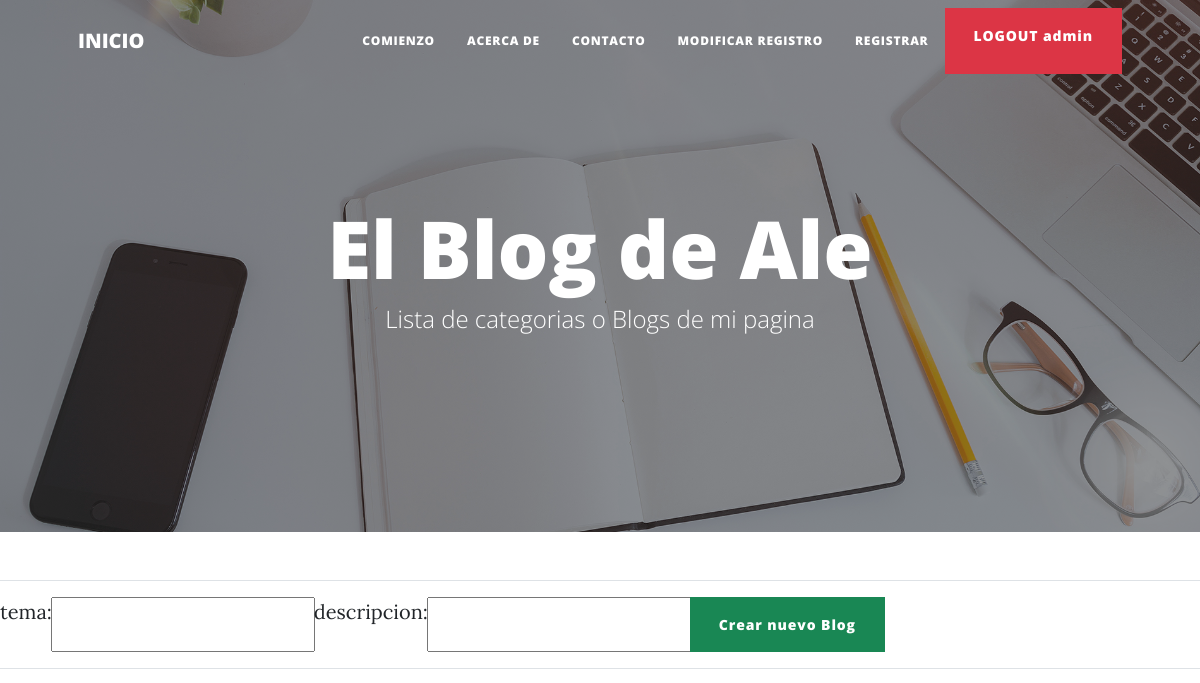
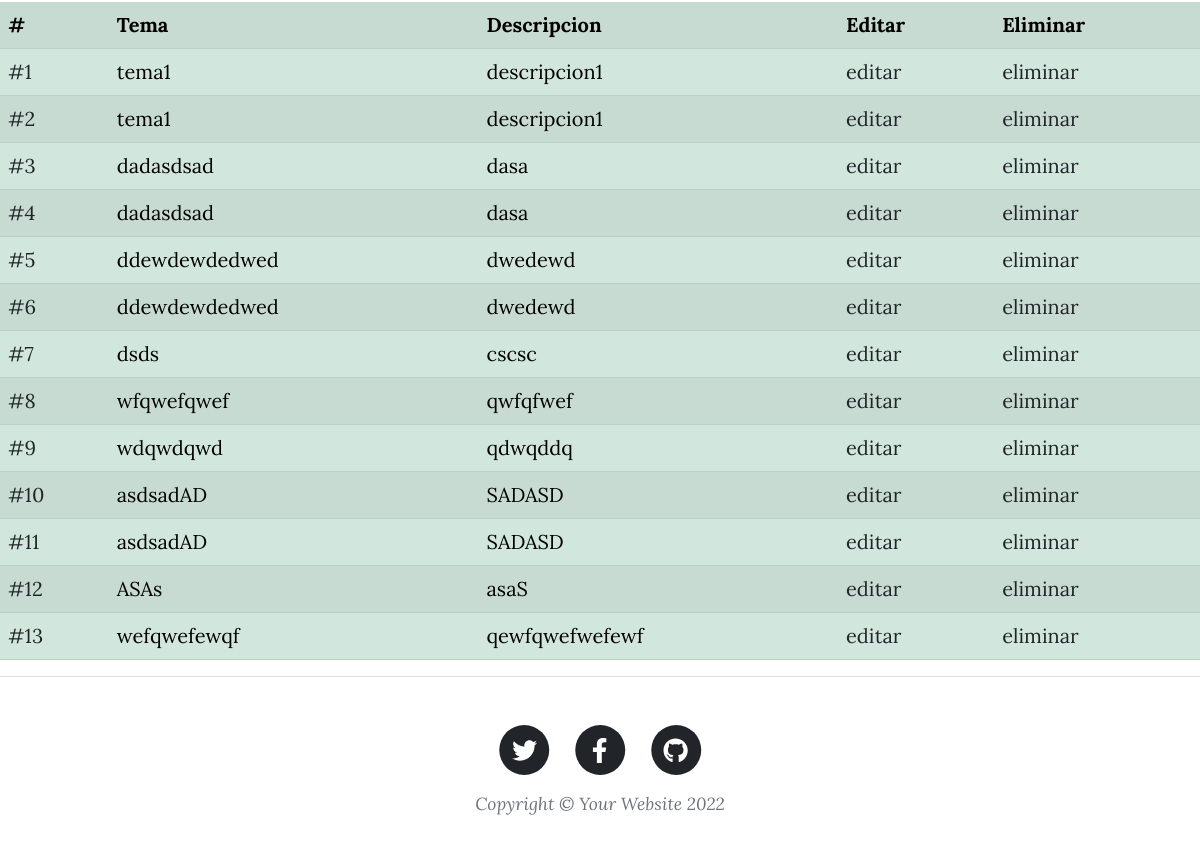
The app's page /AppBlog/pages/ (signed in), older data (2 pictures, top to bottom).
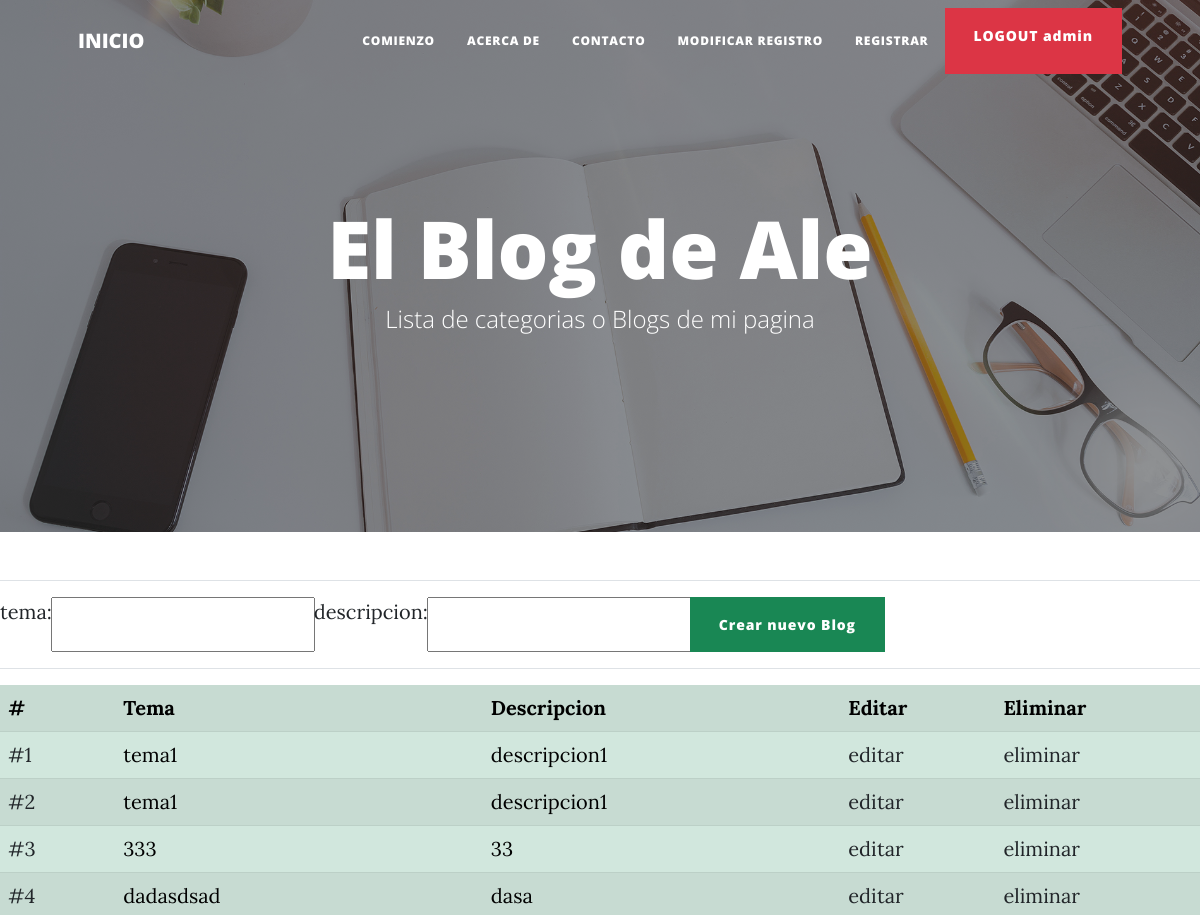
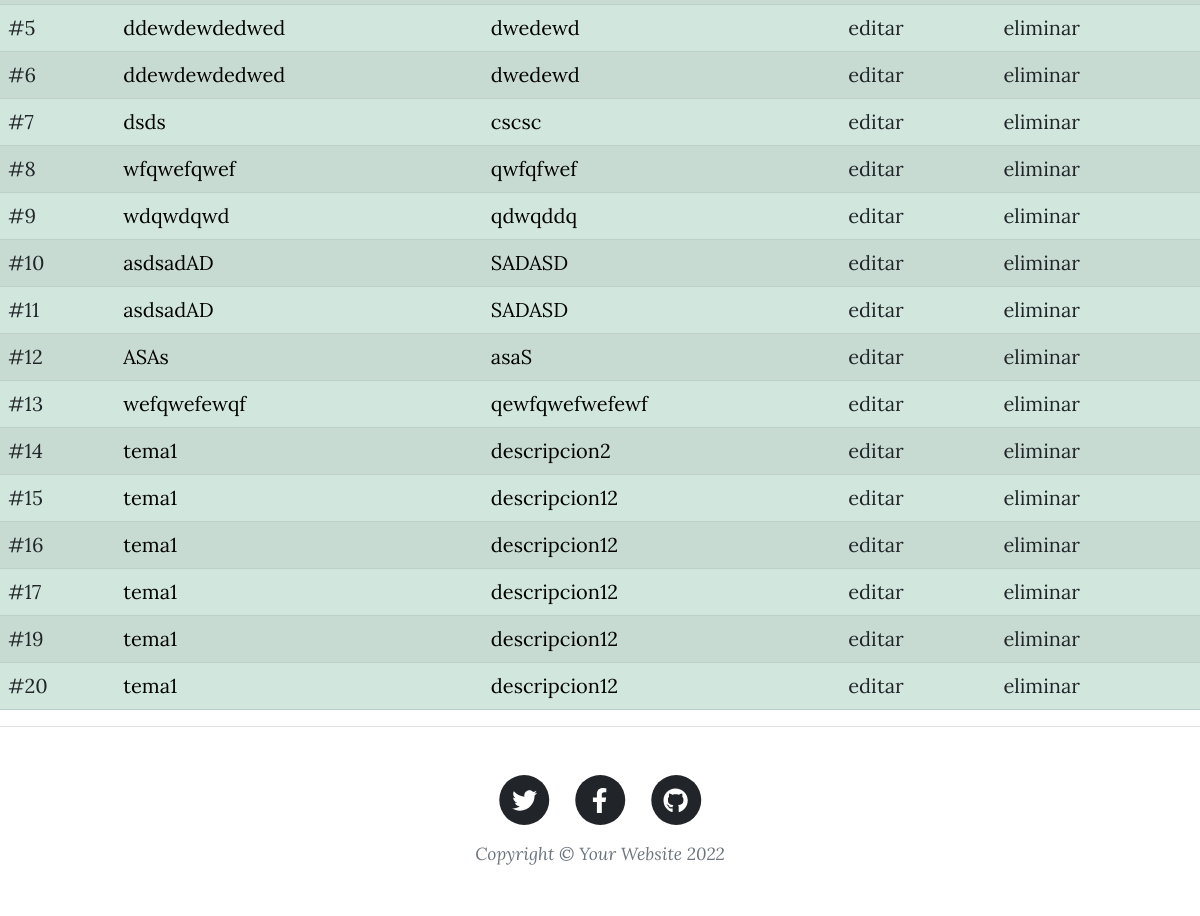
The same page, newer data (2 pictures, top to bottom).
### AppBlog/models.py (models this page shows, shortened)
class pages(models.Model):
    tema=models.CharField(max_length=50)
    descripcion=models.CharField(max_length=256,null=True)

### AppBlog/views.py (the view)
# urls.py: path("pages/", paginas, name="pages"),
@login_required
def paginas(request):
    if request.method=="POST":
        form= pagesForm(request.POST)
        if form.is_valid():
            informacion=form.cleaned_data
            tema= informacion["tema"]
            descripcion= informacion["descripcion"]
            p= pages(tema=tema, descripcion=descripcion)
            p.save()
            paginas=pages.objects.all()
            return render(request, "AppBlog/pages.html" ,{"form": form,"paginas": paginas})
        else:
            return render(request, "AppBlog/pages.html" ,{"form": form, "mensaje": "Informacion no valida"})
    else:
        form= pagesForm()
        paginas=pages.objects.all()
        return render(request, "AppBlog/pages.html", {"form": form,"paginas": paginas})

### AppBlog/forms.py
class pagesForm(forms.Form):
    tema=forms.CharField(label="tema",max_length=50)
    descripcion=forms.CharField(label="descripcion",max_length=256)

### AppBlog/templates/AppBlog/pages.html (shortened to what this page needs)
{% extends "AppBlog/padre.html" %}
{% load static %}
{% block header %}
<header class="masthead" style="background-image: url({% static 'assets/img/home-bg.jpg'%}">
{% endblock %}
{% block titulo %}
<h1>El Blog de Ale</h1>
<span class="subheading">Lista de categorias o Blogs de mi pagina</span>
{% endblock %}
{% block contenido_que_cambia %}
<hr>
<form action="{% url 'pages' %}" method="POST"> {% csrf_token %}
    <div class="input-group mb-3">
        {{ form.as_table }}
    <input class="btn btn-success" type="submit" value="Crear nuevo Blog">
    </div>
</form>
<hr>
{% if paginas %}
<table class="table table-success table-striped justify-content-md-center">
    <th>#</th><th>Tema</th><th>Descripcion</th><th>Editar</th><th>Eliminar</th>
    {% for pagina in paginas %}
    <tr>
        <td><a href="{% url 'blogs' %}?pagina_id={{ pagina.id }}&tema={{ pagina.tema }}&descripcion={{ pagina.descripcion }}">#{{ pagina.id }}</a></td>
        <td>{{ pagina.tema }}</td>
        <td>{{ pagina.descripcion }}</td>
        <td><a href="{% url 'editarPage' pagina.id %}">editar</a></td>
        <td><a href="{% url 'deletePage' pagina.id %}">eliminar</a></td>
    </tr>
    {% endfor %}
</table>
{% else %}
<h2>NO HAY Paginas</h2>
{% endif %}
{% endblock %}

### AppBlog/templates/AppBlog/padre.html (shortened to what this page needs)
<!DOCTYPE html>
<html lang="en">
    <head>
        {% load static %}
        <link href="{% static 'css/styles.css' %}" rel="stylesheet" />
    </head>
    <body>
        <nav class="navbar navbar-expand-lg navbar-light" id="mainNav">
            <div class="container px-4 px-lg-5">
                <a class="navbar-brand" href="{% url 'pages' %}">INICIO</a>
                <div class="collapse navbar-collapse" id="navbarResponsive">
                    <ul class="navbar-nav ms-auto py-4 py-lg-0">
                        <li class="nav-item"><a class="nav-link px-lg-3 py-3 py-lg-4" href="{% url 'pages' %}">Comienzo</a></li>
                        <li class="nav-item"><a class="nav-link px-lg-3 py-3 py-lg-4" href="{% url 'acercade' %}">acerca de</a></li>
                        <li class="nav-item"><a class="nav-link px-lg-3 py-3 py-lg-4" href="{% url 'contacto' %}">Contacto</a></li>
                        {% if not request.user.is_authenticated %}
                        <a class="btn btn-danger" href="{% url 'login' %}">LOGIN</a>
                        {% else %}
                        <li class="nav-item"><a class="nav-link px-lg-3 py-3 py-lg-4" href="{% url 'editarPerfil' %}">modificar registro</a></li>
                        <li class="nav-item"><a class="nav-link px-lg-3 py-3 py-lg-4" href="{% url 'register' %}">registrar</a></li>
                        <a class="btn btn-danger" href="{% url 'logout' %}">LOGOUT {{ request.user.username }}</a>
                        {% endif %}
                    </ul>
                </div>
            </div>
        </nav>
        {% block header %}{% endblock %}
            <div class="container position-relative px-4 px-lg-5">
                <div class="row gx-4 gx-lg-5 justify-content-center">
                    <div class="col-md-10 col-lg-8 col-xl-7">
                        <div class="site-heading">{% block titulo %}{% endblock %}</div>
                    </div>
                </div>
            </div>
        </header>
        {% block contenido_que_cambia %}{% endblock %}
        {% block Footer %}
        <footer class="border-top">
            <div class="container px-4 px-lg-5">
                <div class="row gx-4 gx-lg-5 justify-content-center">
                    <div class="col-md-10 col-lg-8 col-xl-7">
                        <ul class="list-inline text-center">
                            <li class="list-inline-item">
                                <a href="#!">
                                    <span class="fa-stack fa-lg">
                                        <i class="fas fa-circle fa-stack-2x"></i>
                                        <i class="fab fa-twitter fa-stack-1x fa-inverse"></i>
                                    </span>
                                </a>
                            </li>
                            <li class="list-inline-item">
                                <a href="#!">
                                    <span class="fa-stack fa-lg">
                                        <i class="fas fa-circle fa-stack-2x"></i>
                                        <i class="fab fa-facebook-f fa-stack-1x fa-inverse"></i>
                                    </span>
                                </a>
                            </li>
                            <li class="list-inline-item">
                                <a href="#!">
                                    <span class="fa-stack fa-lg">
                                        <i class="fas fa-circle fa-stack-2x"></i>
                                        <i class="fab fa-github fa-stack-1x fa-inverse"></i>
                                    </span>
                                </a>
                            </li>
                        </ul>
                        <div class="small text-center text-muted fst-italic">Copyright &copy; Your Website 2022</div>
                    </div>
                </div>
            </div>
        </footer>
        {% endblock %}
    </body>
</html>

Row changes from the older to the newer data that the page shows:
changed pages id 3: tema "dadasdsad" → "333"; descripcion "dasa" → "33"
added pages: id "14", tema "tema1", descripcion "descripcion2"
added pages: id "15", tema "tema1", descripcion "descripcion12"
added pages: id "16", tema "tema1", descripcion "descripcion12"
added pages: id "17", tema "tema1", descripcion "descripcion12"
added pages: id "19", tema "tema1", descripcion "descripcion12"
added pages: id "20", tema "tema1", descripcion "descripcion12"
